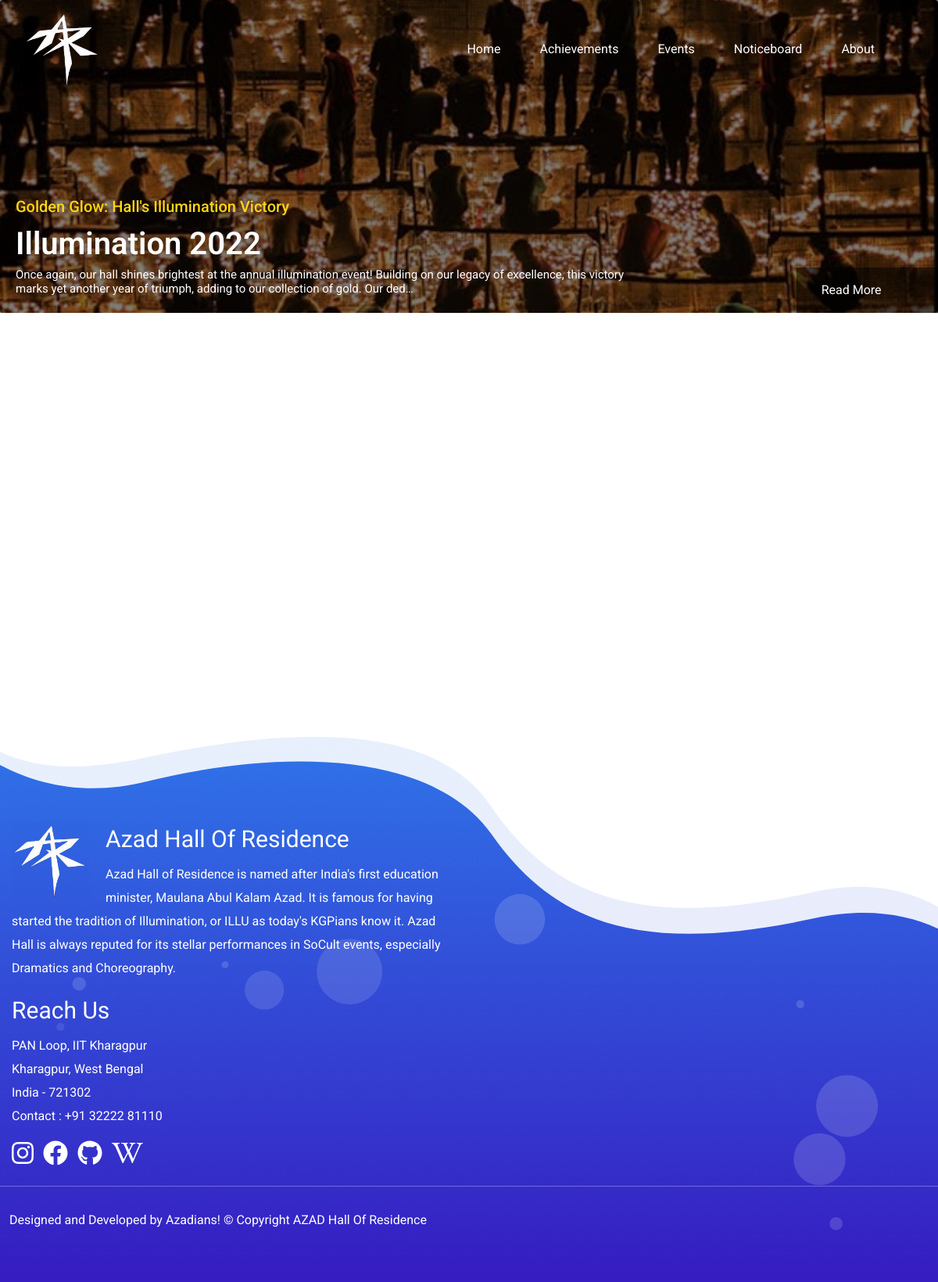
/achievements, run on the app's committed database.
### azad/models.py (models this page shows, shortened)
class Achievements(models.Model):
    title = models.CharField(max_length=250)
    subtitle = models.CharField(max_length=250)
    description = models.TextField()
    image = models.ImageField(upload_to='media/', default='static/images/logo/logo.svg')
    date = models.DateTimeField(default=datetime.now(), blank=True)

### azad/views.py (the view)
# urls.py: path('achievements', views.achievements, name='achievements'),
def achievements(request):
    achievements = Achievements.objects.all()
    return render(request, 'achievements.html', {'achievements': achievements})

### azad/templates/achievements.html (shortened to what this page needs)
{% extends 'base.html' %}
{% load static %}
{% block content %}
<section class="home">
  <div class="owl-carousel owl-theme">
    {% for achievement in achievements|slice:"0:5" %}
    <div class="blog-entry">
      <div class="img img-big d-flex align-items-end"
        style="background: url({{ achievement.image.url }}) no-repeat center center / cover;">
        <div class="overlay"></div>
        <div class="text">
          <span class="subheading">{{ achievement.subtitle }}</span>
          <h3><a href="{% url 'achievement' achievementid=achievement.id %}">{{ achievement.title }}</a></h3>
          <h4 style="max-width: 800px;"><a href="{% url 'achievement' achievementid=achievement.id %}">{{ achievement.description|truncatechars:200 }}</a></h4>
          <p class="mb-0">
            <a href="{% url 'achievement' achievementid=achievement.id %}" class="btn-custom">Read More <span class="icon-arrow_forward ml-4"></span></a>
          </p>
        </div>
      </div>
    </div>
    {% endfor %}
  </div>
</section>
<section class="ftco-section">
  <div class="container">
    <div class="row">
    </div>
    <div class="row">
      <div class="col-md-6">
      </div>
    </div>
  </div>
</section>
<section class="ftco-section ftco-no-pt">
  <div class="container">
    <div class="row">
      <div class="col-lg-12">
        <div class="row">
        </div>
      </div>
    </div>
  </div>
</section>
{% endblock %}

### azad/static/css/style1.css (style rules this page uses)
body { font-family: "Lato", sans-serif; font-weight: normal; font-style: normal; color: #6A6972; overflow-x: hidden; }
* { margin: 0; padding: 0; -webkit-box-sizing: border-box; box-sizing: border-box; }
a, button, input, textarea { -webkit-transition: all 0.3s ease-out 0s; transition: all 0.3s ease-out 0s; }
a, a:focus, input:focus, textarea:focus, button:focus, .navbar-toggler:focus { text-decoration: none; outline: none; -webkit-box-shadow: none; box-shadow: none; }
i, span, a { display: inline-block; }
h1, h2, h3, h4, h5, h6 { font-family: "Poppins", sans-serif; font-weight: 700; color: #2E2E2E; margin: 0px; }
h3 { font-size: 28px; }
h4 { font-size: 22px; }
p { font-size: 16px; font-weight: 400; line-height: 26px; color: #6A6972; margin: 0px; }

### azad/static/blogs/css/icomoon.css (style rules this page uses)
[class^="icon-"], [class*=" icon-"] { font-family: 'icomoon' !important; speak: none; font-style: normal; font-weight: normal; font-variant: normal; text-transform: none; line-height: 1; -webkit-font-smoothing: antialiased; -moz-osx-font-smoothing: grayscale; }
.icon-arrow_forward:before { content: "\e5c8"; }

### azad/templates/base.html (style rules this page uses)
* { font-family: "Roboto", "Poppins", sans-serif !important; }

### azad/templates/achievements.html (style rules this page uses)
.home { position: relative; width: 100vw; }
.home .blog-entry { height: 50vh; margin-bottom: 0; }
.blog-entry .img.img-big { height: 50vh; }
.blog-entry .img.img-big .overlay { background: rgba(0, 0, 0, 1) !important; }
.blog-entry .img.img-big .text { padding: 20px; }
.blog-entry .img.img-big .btn-custom { color: white !important; background-color: rgba(0, 0, 0, 0.5) !important; }
.blog-entry .img.img-big .subheading { font-size: 20px; font-weight: 500; }
.blog-entry .img.img-big .text h3 { font-size: 40px !important; font-weight: 600; margin-bottom: 0; }
.blog-entry .img.img-big .text h4 a { color: white !important; font-weight: 400; font-size: 15px !important; }
.ftco-section { padding: 0 !important; padding-top: 20px !important; }

### data on the page
Achievements: image (picture), subtitle "Golden Glow: Hall's Illumination Victory", title "Illumination 2022", description "Once again, our hall shines brightest at the annual illumination event! Building on our legacy of excellence, this victory marks yet another year of triumph, adding to our collection of gold. Our ded…"
